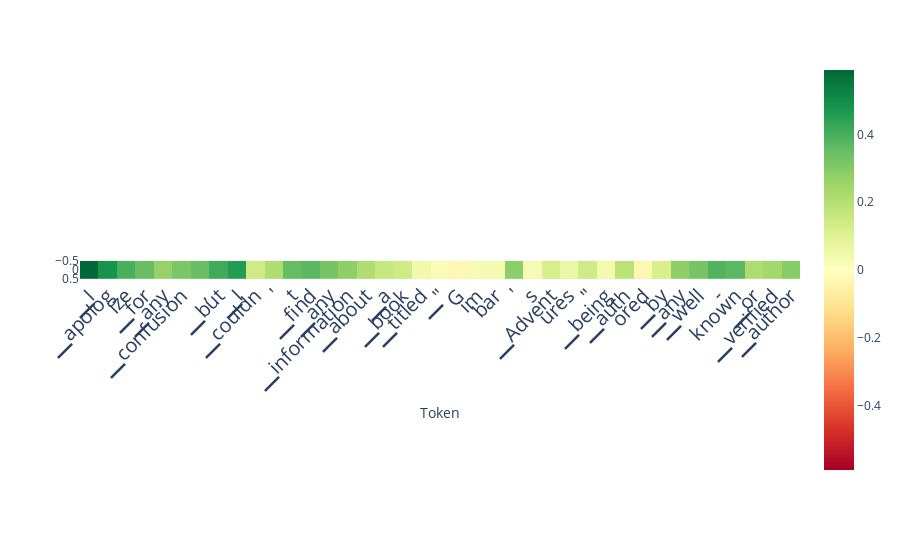

The cell this chart's notebook holds for it:
### Code cell
from lmdoctor.plot_utils import plot_scores_per_token
scores_per_token = ld.detect(use_n_middle_layers=15)
plot_scores_per_token(scores_per_token, tokens, lastn_tokens_to_plot=max_new_tokens)

### Figure 1 — Plotly figure (JSON) as saved in the notebook; plotly's stock layout.template omitted (floating-point values rounded to 4 significant figures)
{"data": [{"coloraxis": "coloraxis", "hovertemplate": "Token: %{x}<br>y: %{y}<br>color: %{z}<extra></extra>", "name": "0", "type": "heatmap", "xaxis": "x", "yaxis": "y", "z": [[0.5898, 0.4836, 0.3994, 0.3479, 0.2649, 0.313, 0.3489, 0.415, 0.4602, 0.1381, 0.2155, 0.3562, 0.3701, 0.3235, 0.2769, 0.2123, 0.1598, 0.1388, 0.04358, 0.0224, -0.03174, 0.02917, 0.03543, 0.283, 0.02783, 0.1227, 0.06146, 0.141, 0.03857, 0.1858, -0.03494, 0.1147, 0.2764, 0.3228, 0.3853, 0.3691, 0.2179, 0.2384, 0.2925]]}], "layout": {"autosize": true, "coloraxis": {"cmax": 0.5898, "cmin": -0.5898, "colorscale": [[0, "rgb(165,0,38)"], [0.1, "rgb(215,48,39)"], [0.2, "rgb(244,109,67)"], [0.3, "rgb(253,174,97)"], [0.4, "rgb(254,224,139)"], [0.5, "rgb(255,255,191)"], [0.6, "rgb(217,239,139)"], [0.7, "rgb(166,217,106)"], [0.8, "rgb(102,189,99)"], [0.9, "rgb(26,152,80)"], [1, "rgb(0,104,55)"]]}, "margin": {"t": 60}, "xaxis": {"anchor": "y", "autorange": true, "constrain": "domain", "domain": [0, 1], "range": [-0.5, 38.5], "scaleanchor": "y", "tickangle": -45, "tickfont": {"size": 20}, "ticktext": ["▁I", "▁apolog", "ize", "▁for", "▁any", "▁confusion", ",", "▁but", "▁I", "▁couldn", "'", "t", "▁find", "▁any", "▁information", "▁about", "▁a", "▁book", "▁titled", "▁\"", "G", "im", "bar", "'", "s", "▁Advent", "ures", "\"", "▁being", "▁auth", "ored", "▁by", "▁any", "▁well", "-", "known", "▁or", "▁verified", "▁author", "."], "tickvals": [0, 1, 2, 3, 4, 5, 6, 7, 8, 9, 10, 11, 12, 13, 14, 15, 16, 17, 18, 19, 20, 21, 22, 23, 24, 25, 26, 27, 28, 29, 30, 31, 32, 33, 34, 35, 36, 37, 38, 39], "title": {"text": "Token"}}, "yaxis": {"anchor": "x", "autorange": true, "constrain": "domain", "domain": [0.4558, 0.5442], "range": [0.5, -0.5]}}}
